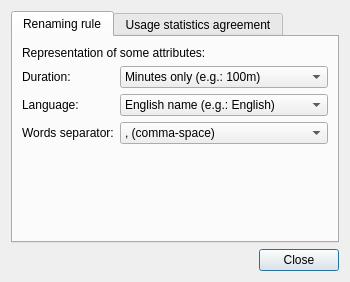
<?xml version="1.0" encoding="UTF-8"?>
<ui version="4.0">
 <class>Dialog</class>
 <widget class="QDialog" name="Dialog">
  <property name="geometry">
   <rect>
    <x>0</x>
    <y>0</y>
    <width>324</width>
    <height>278</height>
   </rect>
  </property>
  <property name="windowTitle">
   <string>Preferences</string>
  </property>
  <property name="windowIcon">
   <iconset>
    <normaloff>icons/wrench-screwdriver.png</normaloff>icons/wrench-screwdriver.png</iconset>
  </property>
  <layout class="QVBoxLayout" name="verticalLayout">
   <item>
    <widget class="QTabWidget" name="tab_widget">
     <property name="currentIndex">
      <number>0</number>
     </property>
     <widget class="QWidget" name="tab_2">
      <attribute name="title">
       <string>Renaming rule</string>
      </attribute>
      <layout class="QVBoxLayout" name="verticalLayout_2">
       <item>
        <widget class="QLabel" name="label">
         <property name="text">
          <string>Representation of some attributes:</string>
         </property>
        </widget>
       </item>
       <item>
        <layout class="QFormLayout" name="formLayout">
         <property name="fieldGrowthPolicy">
          <enum>QFormLayout::AllNonFixedFieldsGrow</enum>
         </property>
         <item row="1" column="0">
          <widget class="QLabel" name="label_3">
           <property name="text">
            <string>Duration:</string>
           </property>
          </widget>
         </item>
         <item row="1" column="1">
          <widget class="QComboBox" name="combo_duration">
           <item>
            <property name="text">
             <string>Minutes only (e.g.: 100m)</string>
            </property>
           </item>
           <item>
            <property name="text">
             <string>Hours and minutes (e.g.: 1h40m)</string>
            </property>
           </item>
          </widget>
         </item>
         <item row="2" column="0">
          <widget class="QLabel" name="label_4">
           <property name="text">
            <string>Language:</string>
           </property>
          </widget>
         </item>
         <item row="2" column="1">
          <widget class="QComboBox" name="combo_language">
           <item>
            <property name="text">
             <string>English name (e.g.: English)</string>
            </property>
           </item>
           <item>
            <property name="text">
             <string>3-letters (e.g.: ENG)</string>
            </property>
           </item>
          </widget>
         </item>
         <item row="3" column="0">
          <widget class="QLabel" name="label_5">
           <property name="text">
            <string>Words separator:</string>
           </property>
          </widget>
         </item>
         <item row="3" column="1">
          <widget class="QComboBox" name="combo_words_separator">
           <item>
            <property name="text">
             <string>, (comma-space)</string>
            </property>
           </item>
           <item>
            <property name="text">
             <string>- (space-dash-space)</string>
            </property>
           </item>
           <item>
            <property name="text">
             <string> (space)</string>
            </property>
           </item>
          </widget>
         </item>
        </layout>
       </item>
       <item>
        <spacer name="verticalSpacer">
         <property name="orientation">
          <enum>Qt::Vertical</enum>
         </property>
         <property name="sizeHint" stdset="0">
          <size>
           <width>20</width>
           <height>0</height>
          </size>
         </property>
        </spacer>
       </item>
      </layout>
     </widget>
     <widget class="QWidget" name="tab">
      <attribute name="title">
       <string>Usage statistics agreement</string>
      </attribute>
      <layout class="QVBoxLayout" name="verticalLayout_3">
       <item>
        <widget class="QLabel" name="label_13">
         <property name="sizePolicy">
          <sizepolicy hsizetype="Preferred" vsizetype="Fixed">
           <horstretch>0</horstretch>
           <verstretch>0</verstretch>
          </sizepolicy>
         </property>
         <property name="text">
          <string>&lt;!DOCTYPE HTML PUBLIC &quot;-//W3C//DTD HTML 4.0//EN&quot; &quot;http://www.w3.org/TR/REC-html40/strict.dtd&quot;&gt;
&lt;html&gt;&lt;head&gt;&lt;meta name=&quot;qrichtext&quot; content=&quot;1&quot; /&gt;&lt;style type=&quot;text/css&quot;&gt;
p, li { white-space: pre-wrap; }
&lt;/style&gt;&lt;/head&gt;&lt;body style=&quot; font-family:'MS Shell Dlg 2'; font-size:8pt; font-weight:400; font-style:normal;&quot;&gt;
&lt;p style=&quot; margin-top:0px; margin-bottom:0px; margin-left:0px; margin-right:0px; -qt-block-indent:0; text-indent:0px;&quot;&gt;In order to improve future releases of ALmoviesRenamer, we ask you to send &lt;span style=&quot; font-weight:600;&quot;&gt;anonimous usage statistics&lt;/span&gt; of the program.&lt;/p&gt;
&lt;p style=&quot; margin-top:0px; margin-bottom:0px; margin-left:0px; margin-right:0px; -qt-block-indent:0; text-indent:0px;&quot;&gt;ALmoviesRenamer collects information about:&lt;/p&gt;
&lt;ul style=&quot;margin-top: 0px; margin-bottom: 0px; margin-left: 0px; margin-right: 0px; -qt-list-indent: 1;&quot;&gt;&lt;li style=&quot; margin-top:5px; margin-bottom:5px; margin-left:5px; margin-right:5px; -qt-block-indent:0; text-indent:0px;&quot;&gt;&lt;span style=&quot; font-weight:600;&quot;&gt;chosen renaming rule;&lt;/span&gt;&lt;/li&gt;&lt;/ul&gt;
&lt;ul style=&quot;margin-top: 0px; margin-bottom: 0px; margin-left: 0px; margin-right: 0px; -qt-list-indent: 1;&quot;&gt;&lt;li style=&quot; font-weight:600;&quot; style=&quot; margin-top:5px; margin-bottom:5px; margin-left:5px; margin-right:5px; -qt-block-indent:0; text-indent:0px;&quot;&gt;renaming rule attributes representation.&lt;/li&gt;&lt;/ul&gt;
&lt;p style=&quot; margin-top:0px; margin-bottom:0px; margin-left:0px; margin-right:0px; -qt-block-indent:0; text-indent:0px;&quot;&gt;These information are then sent to a server, in a complete anonymity, and nothing is used or memorized in order to know your identity.&lt;/p&gt;&lt;/body&gt;&lt;/html&gt;</string>
         </property>
         <property name="alignment">
          <set>Qt::AlignLeading|Qt::AlignLeft|Qt::AlignTop</set>
         </property>
         <property name="wordWrap">
          <bool>true</bool>
         </property>
        </widget>
       </item>
       <item>
        <widget class="QRadioButton" name="radio_agree">
         <property name="text">
          <string>I agree, send anonymous usage statistics.</string>
         </property>
         <property name="checked">
          <bool>true</bool>
         </property>
        </widget>
       </item>
       <item>
        <widget class="QRadioButton" name="radio_disagree">
         <property name="text">
          <string>I don't agree. Do not send usage statistics.</string>
         </property>
        </widget>
       </item>
       <item>
        <spacer name="verticalSpacer_2">
         <property name="orientation">
          <enum>Qt::Vertical</enum>
         </property>
         <property name="sizeHint" stdset="0">
          <size>
           <width>20</width>
           <height>0</height>
          </size>
         </property>
        </spacer>
       </item>
      </layout>
     </widget>
    </widget>
   </item>
   <item>
    <layout class="QHBoxLayout" name="horizontalLayout">
     <item>
      <spacer name="horizontalSpacer">
       <property name="orientation">
        <enum>Qt::Horizontal</enum>
       </property>
       <property name="sizeHint" stdset="0">
        <size>
         <width>40</width>
         <height>20</height>
        </size>
       </property>
      </spacer>
     </item>
     <item>
      <widget class="QPushButton" name="button_close">
       <property name="text">
        <string>Close</string>
       </property>
      </widget>
     </item>
    </layout>
   </item>
  </layout>
 </widget>
 <resources/>
 <connections/>
</ui>
